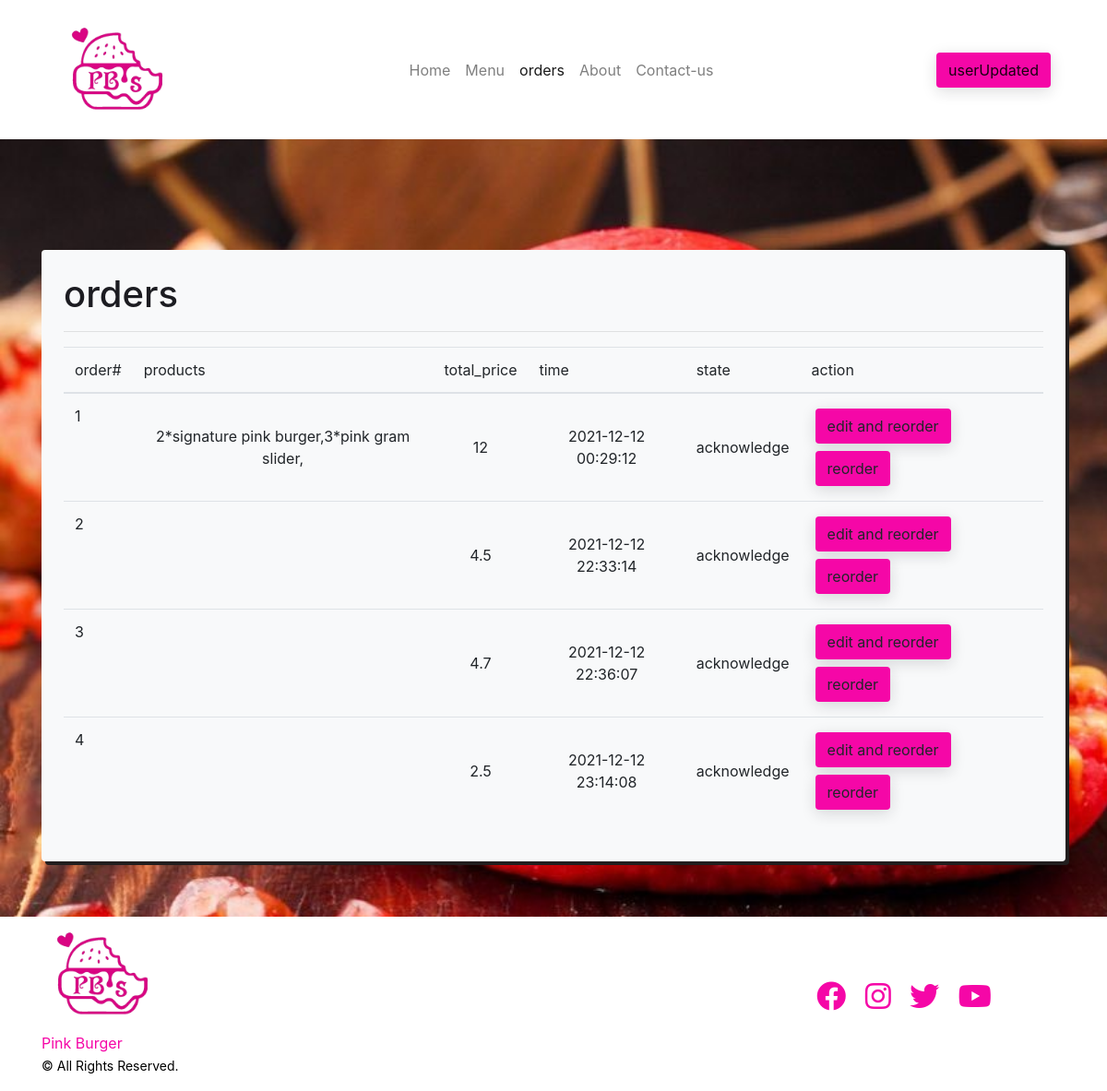
The app's page /orders.php (signed in) with its own data.
### tables this page shows
CREATE TABLE `orders` (
  `id` int(11) NOT NULL,
  `user_id` int(11) NOT NULL,
  `products` longtext NOT NULL CHECK (json_valid(`products`)),
  `total_price` float NOT NULL,
  `time` timestamp NOT NULL DEFAULT current_timestamp(),
  `state` varchar(120) NOT NULL DEFAULT 'acknowledge'
);

CREATE TABLE `food_menu` (
  `id` int(11) NOT NULL,
  `food_name` varchar(60) NOT NULL,
  `descrip` varchar(255) NOT NULL,
  `category` int(11) NOT NULL,
  `price` float NOT NULL
);

### orders.php (the view)
<?php include'header.php';
include_once 'conn_db.php';
if($account == 'loggedin'){
$id = $_SESSION['id'];
$stmt = $db->prepare("SELECT * FROM orders WHERE user_id = '$id' " );
$stmt->execute();
$orders = $stmt->fetchAll();
?>
    <main>
        <div class="container">
            <div class="bg-light rounded p-4 food_menu">
                <h1>orders</h1>
                <hr>
                <table class="table">
                    <thead>
                    <tr>
                        <th scope="col">order#</th>
                        <th scope="col">products</th>
                        <th scope="col">total_price</th>
                        <th scope="col">time</th>
                        <th scope="col">state</th>
                        <th scope="col">action</th>
                    </tr>
                    </thead>
                    <tbody>
                    <?php
                    foreach ($orders as $order){
                        ?>
                        <tr>
                            <th scope="row"><?php echo $order['id']; ?></th>
                            <td class="text-center align-middle"><?php $json = json_decode($order['products']); foreach($json as $data){
                                    $jsonid = $data->{'product_id'};
                                    $food = $db->prepare("SELECT food_name FROM food_menu WHERE id = '$jsonid' ");
                                    $food->execute();
                                    $getfood = $food->fetch();
                                    echo $data->{'quantity'} . '*' . $getfood[0] . ",";
                                } ?></td>
                            <td class="text-center align-middle"><?php echo $order['total_price']; ?></td>
                            <td class="text-center align-middle"><?php echo $order['time']; ?></td>
                            <td class="text-center align-middle"><?php echo $order['state']; ?></td>
                            <td>
                                <a href="menu.php?id=<?php echo $order['id'];?>" class="btn mx-1 my-1" style="background-color: #f507a7">edit and reorder</a>
                                <a href="reorder.php?id=<?php echo $order['id'];?>&state=reorder"  class="btn mx-1 my-1 del" style="background-color: #f507a7">reorder</a>
                            </td>
                        </tr>
                        <?php
                    }
                    ?>
                    </tbody>
                </table>
            </div>
        </div>
    </main>
<?php
}else{
    header("Location:login.php");
}
    include 'footer.php';?>

### inc/css/style.css (style rules this page uses)
main { background-image: url("../../assests/img/bg.jpg"); background-repeat: no-repeat; background-size: cover; background-attachment: fixed; min-height: 100vh; padding-top: 10%; padding-bottom: 5%; }
.food_menu { box-shadow: 4px 4px #221e1e; }

### records on screen
orders: id "1", total_price "12", time "2021-12-12 00:29:12", state "acknowledge"
food_menu: data "2", food_name "signature pink burger"
food_menu: data "3", food_name "pink gram slider"
orders: id "2", total_price "4.5", time "2021-12-12 22:33:14", state "acknowledge"
orders: id "3", total_price "4.7", time "2021-12-12 22:36:07", state "acknowledge"
orders: id "4", total_price "2.5", time "2021-12-12 23:14:08", state "acknowledge"

### other values on screen
$_SESSION['name'] "userUpdated"
